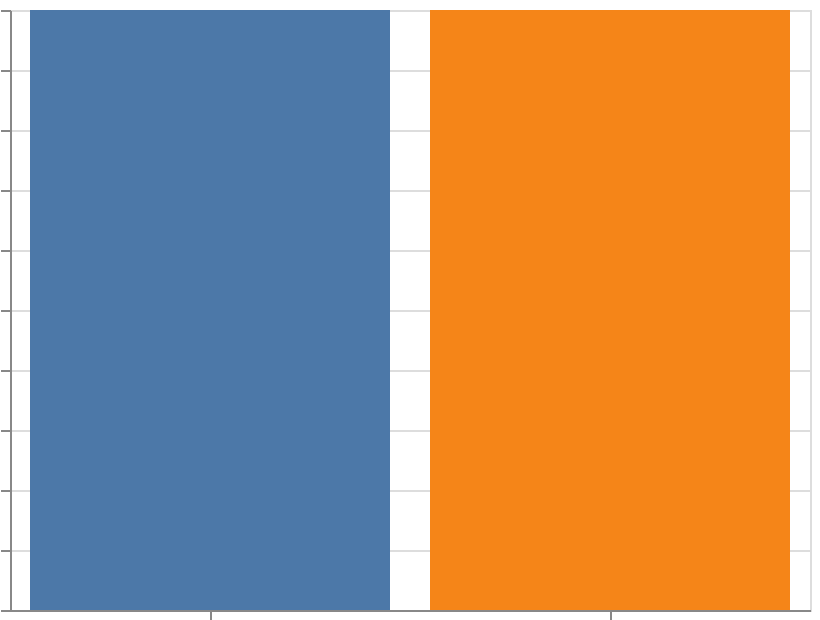

Write a Vega-Lite specification for this figure.
### Vega-Lite specification from a JSON file in a GitHub repository (floating-point values rounded to 4 significant figures)
{"$schema": "https://vega.github.io/schema/vega-lite/v6.json", "width": 400, "height": 300, "padding": 5, "autosize": "none", "data": {"values": [{"cat": "A", "val": 3}, {"cat": "A", "val": 7}, {"cat": "B", "val": 2}, {"cat": "B", "val": 8}]}, "mark": "bar", "encoding": {"x": {"field": "cat", "type": "nominal", "axis": {"labels": false, "title": null}}, "y": {"field": "val", "type": "quantitative", "axis": {"labels": false, "title": null}}, "color": {"field": "cat", "type": "nominal", "legend": null}}, "transform": [{"joinaggregate": [{"op": "mean", "field": "val", "as": "mean_val"}], "groupby": ["cat"]}]}
